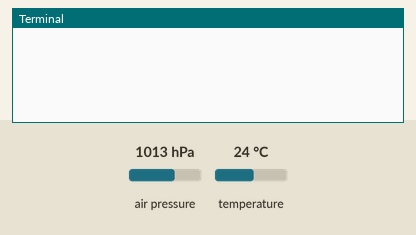
Bench run of a program on a simulated Raspberry Pi (BCM pin numbers). On the bench: the last lines printed to the terminal. The inputs (shaded band) are chosen by the test bench; at power-on: air pressure 1013 hPa, temperature 24 °C.

Above: at 1.2 s.
1.3 s: air pressure set to 952 hPa
At 2.2 s:
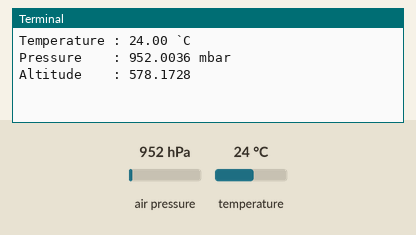
3.1 s: temperature set to 12 °C
At 3.8 s:
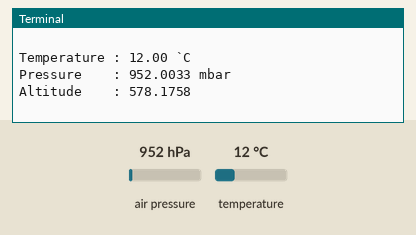
4.6 s: air pressure set to 975 hPa
At 5.4 s:
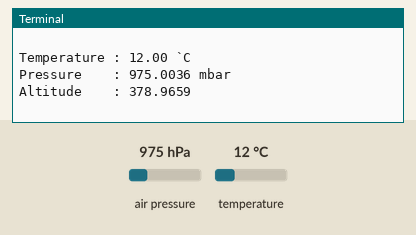
Timing chart, 0 to 7.6 s (numbered marks = the images above; inputs shaded):
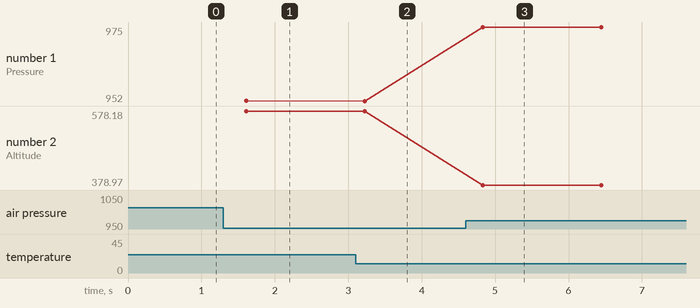

Measured:
- after the input at 1.3 s, the terminal: prints a new line after 0.31 s (image 1)
- after the input at 3.1 s, the terminal: prints a new line after 0.12 s (image 2)
- after the input at 4.6 s, the terminal: prints a new line after 0.23 s (image 3)
- plotted number 1: 952 → 952 after the input at 3.1 s, 952 → 975 after the input at 4.6 s
- plotted number 2: 578.17 → 578.18 after the input at 3.1 s, 578.18 → 378.97 after the input at 4.6 s

The program:

31_bmp280.py
```python
'''
**********************************************************************
* Filename    : bmp280.py
* Description : Simple use for bmp280 through i2c bus
* Author      : Cavon
* Brand       : SunFounder
* E-mail      : support@sunfounder.com
* Website     : www.sunfounder.com
* Update      : Cavon    2016-10-09    New release
**********************************************************************
'''
import time
import RPi.GPIO as GPIO
import smbus

class BMP280:
	# this value is necessary to calculate the correct height above sealevel
	# its also included in airport wheather information ATIS named as QNH
	# unit is hPa
	QNH=1020

	# power mode
	# POWER_MODE=0 # sleep mode
	# POWER_MODE=1 # forced mode
	# POWER_MODE=2 # forced mode
	POWER_MODE=3 # normal mode

	# temperature resolution
	# OSRS_T = 0 # skipped
	# OSRS_T = 1 # 16 Bit
	# OSRS_T = 2 # 17 Bit
	# OSRS_T = 3 # 18 Bit
	# OSRS_T = 4 # 19 Bit
	OSRS_T = 5 # 20 Bit

	# pressure resolution
	# OSRS_P = 0 # pressure measurement skipped
	# OSRS_P = 1 # 16 Bit ultra low power
	# OSRS_P = 2 # 17 Bit low power
	# OSRS_P = 3 # 18 Bit standard resolution
	# OSRS_P = 4 # 19 Bit high resolution
	OSRS_P = 5 # 20 Bit ultra high resolution

	# filter settings
	# FILTER = 0 #
	# FILTER = 1 #
	# FILTER = 2 #
	# FILTER = 3 #
	FILTER = 4 #
	# FILTER = 5 #
	# FILTER = 6 #
	# FILTER = 7 #

	# standby settings
	# T_SB = 0 # 000 0,5ms
	# T_SB = 1 # 001 62.5 ms
	# T_SB = 2 # 010 125 ms
	# T_SB = 3 # 011 250ms
	T_SB = 4 # 100 500ms
	# T_SB = 5 # 101 1000ms
	# T_SB = 6 # 110 2000ms
	# T_SB = 7 # 111 4000ms


	CONFIG = (T_SB <<5) + (FILTER <<2) # combine bits for config
	CTRL_MEAS = (OSRS_T <<5) + (OSRS_P <<2) + POWER_MODE # combine bits for ctrl_meas

#	print ("CONFIG:",CONFIG)
#	print ("CTRL_MEAS:",CTRL_MEAS)

	BMP280_REGISTER_DIG_T1 = 0x88
	BMP280_REGISTER_DIG_T2 = 0x8A
	BMP280_REGISTER_DIG_T3 = 0x8C
	BMP280_REGISTER_DIG_P1 = 0x8E
	BMP280_REGISTER_DIG_P2 = 0x90
	BMP280_REGISTER_DIG_P3 = 0x92
	BMP280_REGISTER_DIG_P4 = 0x94
	BMP280_REGISTER_DIG_P5 = 0x96
	BMP280_REGISTER_DIG_P6 = 0x98
	BMP280_REGISTER_DIG_P7 = 0x9A
	BMP280_REGISTER_DIG_P8 = 0x9C
	BMP280_REGISTER_DIG_P9 = 0x9E
	BMP280_REGISTER_CHIPID = 0xD0
	BMP280_REGISTER_VERSION = 0xD1
	BMP280_REGISTER_SOFTRESET = 0xE0
	BMP280_REGISTER_CONTROL = 0xF4
	BMP280_REGISTER_CONFIG  = 0xF5
	BMP280_REGISTER_STATUS = 0xF3
	BMP280_REGISTER_TEMPDATA_MSB = 0xFA
	BMP280_REGISTER_TEMPDATA_LSB = 0xFB
	BMP280_REGISTER_TEMPDATA_XLSB = 0xFC
	BMP280_REGISTER_PRESSDATA_MSB = 0xF7
	BMP280_REGISTER_PRESSDATA_LSB = 0xF8
	BMP280_REGISTER_PRESSDATA_XLSB = 0xF9

	_BUS_0_TYPES = ['Pi 1 Model B']
	_BUS_1_TYPES = ['Pi 3 Model B',
					'Pi 3 Model B',
					'Pi 2 Model B',
					'Pi2 Model B',
					'Model B+',
					'Pi 4 Model B']

	_DEBUG = False
	_DEBUG_INFO = 'DEBUG "BMP280.py":'

	def __init__(self, bus_number=None, address=0x76): #<----- address was bane of my existence
		self.address = address
		if bus_number == None:
			self.bus_number = self._get_bus_number()
		else:
			self.bus_number = bus_number

		self.bus = smbus.SMBus(self.bus_number)
		time.sleep(1) #wait for I2C to settle

		self.dig_T1 = 0.0
		self.dig_T2 = 0.0
		self.dig_T3 = 0.0
		self.dig_P1 = 0.0
		self.dig_P2 = 0.0
		self.dig_P3 = 0.0
		self.dig_P4 = 0.0
		self.dig_P5 = 0.0
		self.dig_P6 = 0.0
		self.dig_P7 = 0.0
		self.dig_P8 = 0.0
		self.dig_P9 = 0.0

	def _get_bus_number(self):
		pi_type = GPIO.RPI_INFO['TYPE']
		if pi_type in self._BUS_0_TYPES:
			bus_number = 0
		elif pi_type in self._BUS_1_TYPES:
			bus_number = 1
		else:
			raise ValueError('Reading Pi type error, Your Pi "{0}"" is not in the list.\n  Please post an Issus at our Github Page or contract us\n    Github page: https://github.com/sunfounder/Sunfounder_Smart_Video_Car_Kit_for_RaspberryPi/issues\n    Email: support@sunfounder.com\n    SunFounder'.format(pi_type))

		if self._DEBUG:
			print self._DEBUG_INFO, 'Get i2c bus number %d' % bus_number
		return bus_number

	def _write_byte_data(self, reg, value):
		if self._DEBUG:
			print self._DEBUG_INFO, 'Writing value %2X to %2X' % (value, reg)
		self.bus.write_byte_data(self.address, reg, value)

	def _read_byte_data(self, reg):
		if self._DEBUG:
			print self._DEBUG_INFO, 'Reading value from %2X' % reg
		results = self.bus.read_byte_data(self.address, reg)
		return results

	def _read_i2c_block_data(self, reg, length):
		if self._DEBUG:
			print self._DEBUG_INFO, 'Reading value from %2X' % reg
		results = self.bus.read_i2c_block_data(self.address, reg, length)
		return results

	def _read_word_data_unsigned(self, reg):
		if self._DEBUG:
			print self._DEBUG_INFO, 'Reading value from %2X' % reg
		results = self.bus.read_word_data(self.address, reg)
		return results

	def _read_word_data_signed(self, reg):
		if self._DEBUG:
			print self._DEBUG_INFO, 'Reading value from %2X' % reg
		results = self.bus.read_word_data(self.address, reg)
		if results > 32767:
			results -= 65536
		return results

	def read_id(self):
		REG_ID     = 0xD0

		(chip_id, chip_version) = self._read_i2c_block_data(REG_ID, 2)
		return (chip_id, chip_version)

	#if (device.readS8(self.BMP280_REGISTER_CHIPID) == 0x58): # check sensor id 0x58=BMP280
	def reg_check(self):
		#print addr
		self._write_byte_data(self.BMP280_REGISTER_SOFTRESET, 0xB6)
		time.sleep(0.2)
		self._write_byte_data(self.BMP280_REGISTER_CONTROL, self.CTRL_MEAS)
		time.sleep(0.2)
		self._write_byte_data(self.BMP280_REGISTER_CONFIG, self.CONFIG)
		time.sleep(0.2)

		self.dig_T1 = self._read_word_data_unsigned(self.BMP280_REGISTER_DIG_T1) # read correction settings
		self.dig_T2 = self._read_word_data_signed(self.BMP280_REGISTER_DIG_T2)
		self.dig_T3 = self._read_word_data_signed(self.BMP280_REGISTER_DIG_T3)
		self.dig_P1 = self._read_word_data_unsigned(self.BMP280_REGISTER_DIG_P1)
		self.dig_P2 = self._read_word_data_signed(self.BMP280_REGISTER_DIG_P2)
		self.dig_P3 = self._read_word_data_signed(self.BMP280_REGISTER_DIG_P3)
		self.dig_P4 = self._read_word_data_signed(self.BMP280_REGISTER_DIG_P4)
		self.dig_P5 = self._read_word_data_signed(self.BMP280_REGISTER_DIG_P5)
		self.dig_P6 = self._read_word_data_signed(self.BMP280_REGISTER_DIG_P6)
		self.dig_P7 = self._read_word_data_signed(self.BMP280_REGISTER_DIG_P7)
		self.dig_P8 = self._read_word_data_signed(self.BMP280_REGISTER_DIG_P8)
		self.dig_P9 = self._read_word_data_signed(self.BMP280_REGISTER_DIG_P9)

	def read(self):
		raw_temp_msb=self._read_byte_data(self.BMP280_REGISTER_TEMPDATA_MSB) # read raw temperature msb
		raw_temp_lsb=self._read_byte_data(self.BMP280_REGISTER_TEMPDATA_LSB) # read raw temperature lsb
		raw_temp_xlsb=self._read_byte_data(self.BMP280_REGISTER_TEMPDATA_XLSB) # read raw temperature xlsb
		raw_press_msb=self._read_byte_data(self.BMP280_REGISTER_PRESSDATA_MSB) # read raw pressure msb
		raw_press_lsb=self._read_byte_data(self.BMP280_REGISTER_PRESSDATA_LSB) # read raw pressure lsb
		raw_press_xlsb=self._read_byte_data(self.BMP280_REGISTER_PRESSDATA_XLSB) # read raw pressure xlsb

		raw_temp=(raw_temp_msb <<12)+(raw_temp_lsb<<4)+(raw_temp_xlsb>>4) # combine 3 bytes  msb 12 bits left, lsb 4 bits left, xlsb 4 bits right
		raw_press=(raw_press_msb <<12)+(raw_press_lsb <<4)+(raw_press_xlsb >>4) # combine 3 bytes  msb 12 bits left, lsb 4 bits left, xlsb 4 bits right
		var1=(raw_temp/16384.0-self.dig_T1/1024.0)*self.dig_T2 # formula for temperature from datasheet
		var2=(raw_temp/131072.0-self.dig_T1/8192.0)*(raw_temp/131072.0-self.dig_T1/8192.0)*self.dig_T3 # formula for temperature from datasheet
		temp=(var1+var2)/5120.0 # formula for temperature from datasheet
		t_fine=(var1+var2) # need for pressure calculation

		var1=t_fine/2.0-64000.0 # formula for pressure from datasheet
		var2=var1*var1*self.dig_P6/32768.0 # formula for pressure from datasheet
		var2=var2+var1*self.dig_P5*2 # formula for pressure from datasheet
		var2=var2/4.0+self.dig_P4*65536.0 # formula for pressure from datasheet
		var1=(self.dig_P3*var1*var1/524288.0+self.dig_P2*var1)/524288.0 # formula for pressure from datasheet
		var1=(1.0+var1/32768.0)*self.dig_P1 # formula for pressure from datasheet
		press=1048576.0-raw_press # formula for pressure from datasheet
		press=(press-var2/4096.0)*6250.0/var1 # formula for pressure from datasheet
		var1=self.dig_P9*press*press/2147483648.0 # formula for pressure from datasheet
		var2=press*self.dig_P8/32768.0 # formula for pressure from datasheet
		press=press+(var1+var2+self.dig_P7)/16.0 # formula for pressure from datasheet

		altitude= 44330.0 * (1.0 - pow(press / (self.QNH*100), (1.0/5.255))) # formula for altitude from airpressure

		return temp, press/ 100.0, altitude

def main():
	bmp = BMP280()
	chip_id, chip_version = bmp.read_id()

	if chip_id == 88:
		bmp.reg_check()

		temperature, pressure, altitude = bmp.read()
		print("Temperature : %2.2f `C" % temperature)
		print("Pressure    : %5.4f mbar" % pressure)
		print("Altitude    : %5.4f " % altitude)
		print ""
	else:
		print("Error")
		print("Chip ID     : %d" % chip_id)
		print("Version     : %d" % chip_version)
		time.sleep(1)


if __name__=="__main__":
	while True:
		main()
```
